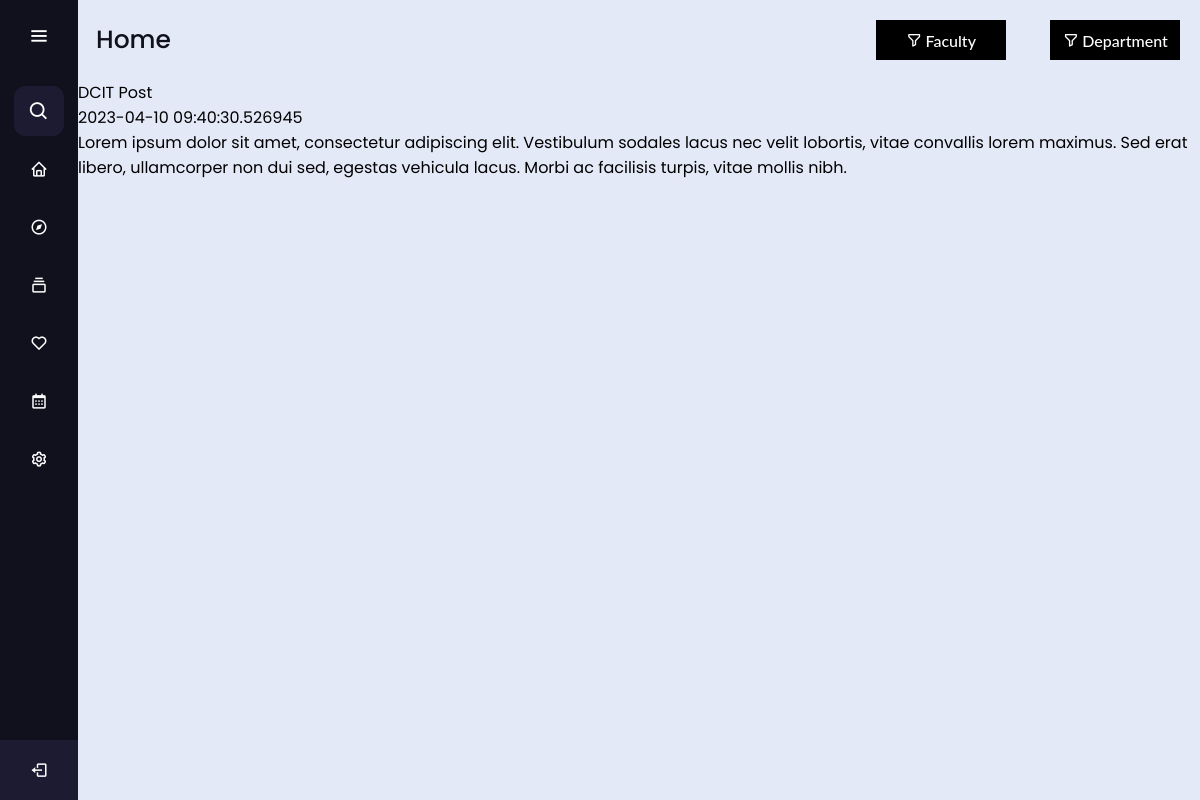
/post1 (signed in), run on the app's committed database.
### App/models.py (models this page shows)
class Post(db.Model):
  id = db.Column(db.Integer, primary_key=True, autoincrement=True)
  bID = db.Column(db.Integer, db.ForeignKey('board.id'), nullable=False)
  owner = db.Column(db.String(64), db.ForeignKey('user.id'))
  title = db.Column(db.String(64), nullable=False)
  message = db.Column(db.String(2048), nullable=False)
  faculty = db.Column(db.String(8), nullable=False)
  dept = db.Column(db.String(8), nullable=True)
  dateCreated = db.Column(db.DateTime, nullable=False, default=datetime.utcnow)
  image = db.Column(db.Boolean)
  imageLocation = db.Column(db.String(256), nullable=True)
  event = db.Column(db.Boolean)
  startDate = db.Column(db.Date,  default=date.today, index=True)
  endDate = db.Column(db.Date,  default=date.today, index=True)
  schedulePostDate = db.Column(db.DateTime,  default=datetime.utcnow, index=True)
  scheduledDeleteDate = db.Column(db.DateTime,  default=datetime.utcnow, index=True, nullable=True)
  viewCount = db.Column(db.Integer, nullable=True, default = 0)
  def toDict(self):
    return{
      "id": self.id,
      "bID": self.bID,
      "owner": self.owner,
      "title": self.title,
      "message": self.message,
      "faculty": self.faculty,
      "dept": self.dept,
      "image": self.image,
      "imageLocation": self.imageLocation,
      "dateCreated": self.dateCreated,
      "startDate" : self.startDate,
      "endDate" : self.endDate,
      "schedulePostDate" : self.schedulePostDate,
      "scheduledDeleteDate" : self.scheduledDeleteDate,
      "viewCount": self.viewCount
    }

### App/main.py (the view)
@app.route('/post<pID>', methods=['GET'])
def viewPost(pID):
    if not current_user.is_authenticated:
        return redirect(url_for('login'))
    post = db.session.query(Post).get(pID)
    if post is None:
        abort(404)
    post.viewCount += 1
    db.session.add(post)
    db.session.commit()
    return render_template('post.html', post=post.toDict())

### App/main.py (called while the page is built)
@login_manager.user_loader
def load_user(user_id):
  return User.query.get(int(user_id))

@app.context_processor
def base():
  searchPost = SearchForm()
  return dict(form=searchPost)

### App/templates/post.html (shortened to what this page needs)
<!DOCTYPE html>
<html lang="en" dir="ltr">
<head>
    <link rel="stylesheet" href="./static/css/test.css">
    <link href="static/css/post.css" rel="stylesheet" type="text/css" />
    <link href='https://unpkg.com/boxicons@2.0.7/css/boxicons.min.css' rel='stylesheet'>
</head>
<body>
    <div class="sidebar">
        <div class="logo-details">
            <i class='bx bx-menu' id="btn"></i>
        </div>
        <ul class="nav-list">
            <li>
                <i class='bx bx-search'></i>
                <form method="POST" action="{{ url_for('search') }}" class="d-flex"> {{ form.hidden_tag() }}
                </form>
            </li>
            <li>
                <a href="{{ url_for('home') }}">
                    <i class='bx bx-home'></i>
                </a>
            </li>
            <li>
                <a href="{{ url_for('feed', uID = current_user.id, sortF = None, sortD = None) }}">
                    <i class='bx bx-compass'></i>
                </a>
            </li>
            <li>
                <a href="{{ url_for('boards') }}">
                    <i class='bx bx-collection'></i>
                </a>
            </li>
            <li>
                <a href="{{ url_for('savedBoards') }}">
                    <i class='bx bx-heart'></i>
                </a>
            </li>
            <li>
                <a href="{{ url_for('cal') }}">
                    <i class='bx bx-calendar'></i>
                </a>
            </li>
            <li>
                <a href="#">
                    <i class='bx bx-cog'></i>
                </a>
            </li>
            <li class="profile">
                <div class="profile-details">
                    <div class="name_job">
                        <div class="name">{{ current_user.username }}</div>
                    </div>
                </div>
                <div>
                    <a href="{{ url_for('logout') }}">
                      <i class='bx bx-log-out' id="log_out"></i>
                    </a>
                  </div>
            </li>
        </ul>
    </div>
    <section class="home-section">
        <div class="button-container">
            <div class="text">Home</div>
            <div class="act-container">
                <button class="custom-btn btn-5"><i class='bx bx-filter-alt'></i>{% if sortF %}
                    {{ sortF }}
                    {% else %}
                    Faculty
                    {% endif %}</button>
                <button class="custom-btn btn-5"><i class='bx bx-filter-alt'></i>{% if sortD %}
                    {{ sortD }}
                    {% else %}
                    Department
                    {% endif %}</button>
            </div>
        </div>
        <main>
            <div class="container-board">
                {% block content %}
                <div>
                    {{ post.title }} <br>
                </div>
                <div>
                    {{ post.schedulePostDate }} <br>
                </div>
                <div>
                    {{ post.message | safe}}
                </div>
                {% endblock %}
            </div>
        </main>
    </section>
</body>
</html>

### App/static/css/test.css (style rules this page uses)
* { margin: 0; padding: 0; box-sizing: border-box; font-family: "Poppins" , sans-serif; }
.sidebar { position: fixed; left: 0; top: 0; height: 100%; width: 78px; background: #11101D; padding: 6px 14px; z-index: 99; transition: all 0.5s ease; }
.sidebar .logo-details { height: 60px; display: flex; align-items: center; position: relative; }
.sidebar .logo-details #btn { position: absolute; top: 50%; right: 0; transform: translateY(-50%); font-size: 22px; transition: all 0.4s ease; font-size: 23px; text-align: center; cursor: pointer; transition: all 0.5s ease; }
.sidebar i { color: #fff; height: 60px; min-width: 50px; font-size: 28px; text-align: center; line-height: 60px; }
.sidebar .nav-list { margin-top: 20px; height: 100%; }
.sidebar li { position: relative; margin: 8px 0; list-style: none; }
.sidebar .bx-search { position: absolute; top: 50%; left: 0; transform: translateY(-50%); font-size: 22px; background: #1d1b31; color: #FFF; }
.sidebar li a { display: flex; height: 100%; width: 100%; border-radius: 12px; align-items: center; text-decoration: none; transition: all 0.4s ease; background: #11101D; }
.sidebar li i { height: 50px; line-height: 50px; font-size: 18px; border-radius: 12px; }
.sidebar li.profile { position: fixed; height: 60px; width: 78px; left: 0; bottom: -8px; padding: 10px 14px; background: #1d1b31; transition: all 0.5s ease; overflow: hidden; }
.sidebar li .profile-details { display: flex; align-items: center; flex-wrap: nowrap; }
.sidebar li.profile .name, .sidebar li.profile .job { font-size: 15px; font-weight: 400; color: #fff; white-space: nowrap; }
.sidebar .profile #log_out { position: absolute; top: 50%; right: 0; transform: translateY(-50%); background: #1d1b31; width: 100%; height: 60px; line-height: 60px; border-radius: 0px; transition: all 0.5s ease; }
.home-section { position: relative; background: #E4E9F7; height: 100vh; top: 0; left: 78px; width: calc(100% - 78px); transition: all 0.5s ease; overflow-y: auto; }
.home-section .text { display: inline-block; color: #11101d; font-size: 25px; font-weight: 500; margin: 18px }
.button-container { display: flex; }
button { margin: 20px; outline: none; }
.custom-btn { width: 130px; height: 40px; padding: 10px 25px; border: 2px solid #000; font-family: 'Lato', sans-serif; font-weight: 500; font-size: 16px; background: transparent; cursor: pointer; transition: all 0.3s ease; position: relative; display: inline-block; }
.btn-5 { background: #000; color: #fff; line-height: 42px; padding: 0; border: none; }
.btn-5:before, .btn-5:after { content:''; position:absolute; top:0; right:0; height:2px; width:0; background: #000; transition:400ms ease all; }
.btn-5:after { right:inherit; top:inherit; left:0; bottom:0; }
.act-container { position: relative; margin-left: 10px; }
.button-container { display: flex; justify-content: space-between; align-items: center; }

### App/static/css/post.css (style rules this page uses)
.name { text-align: center; }
a { color: black; text-decoration: none; }

### data on the page
Post: title "DCIT Post", schedulePostDate "2023-04-10 09:40:30.526945", message "Lorem ipsum dolor sit amet, consectetur adipiscing elit. Vestibulum sodales lacus nec velit lobortis, vitae convallis lorem maximus. Sed erat libero, ullamcorper non dui sed, egestas vehicula lacus. Morbi ac facilisis turpis, vitae mollis nibh."
